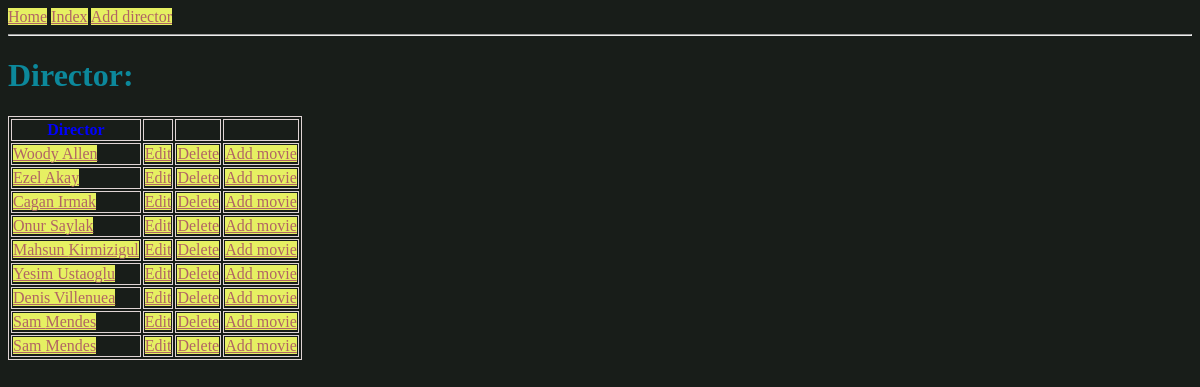
/directors/, run on an earlier commit of the app's database.
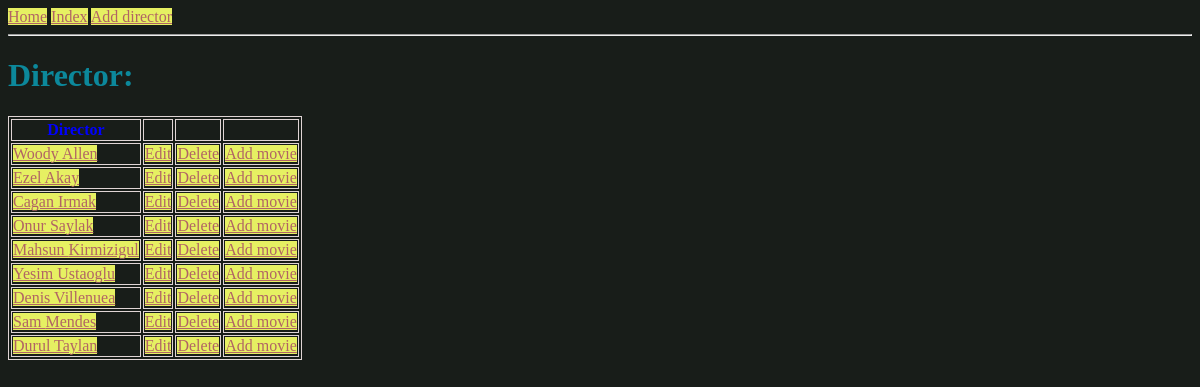
And on a later commit of the database.
### app_director/models.py (models this page shows, shortened)
class Director(models.Model):
    director_name = models.CharField(max_length=30)
    director_surname = models.CharField(max_length=30)
    director_age = models.IntegerField()

### app_director/views.py (the view)
# urls.py: path('', views.index, name='index_page'),
def index(request):
    q = Director.objects.all()
    context = {
        'data':q,
    }
    return render (request, 'app_d/index.html',context)

### templates/app_d/index.html (shortened to what this page needs)
{% extends 'app_d/base.html' %}
{% block content %}
<!DOCTYPE html>
<html lang="en">
<head>
</head>
<body>
    <h1>Director:</h1>
    <table>
        <tr>
            <th>Director</th>
            <th></th>
            <th></th>
            <th></th>
        </tr>
    {% for x in data %}
        <tr>
            <td><a href="{% url 'detail_page' idid=x.pk %}" >{{x.director_name}} {{x.director_surname}}</a></td>
            <td><a href="{% url 'edit_page' yonetmen_no=x.pk %}" >Edit</a></td>
            <td><a href="{% url 'delete_page' delete_id=x.pk %}" >Delete</a></td>
            <td><a href="{% url 'add_movie_page' drextor_id=x.pk %}">Add movie</a></td>
        </tr>
    {% endfor %}
</table>
</body>
</html>
{% endblock %}

### templates/app_d/base.html (shortened to what this page needs)
<!DOCTYPE html>
<html lang="en">
<head>
</head>
<body>
    <a href="{% url 'home_page' %}">Home</a>
    <a href="{% url 'index_page' %}">Index</a>
    <a href="{% url 'add_director_page' %}">Add director</a>
    <hr>
    {% block content %}
    {% endblock %}
</body>
</html>

### templates/app_d/base.html (style rules this page uses)
body { background-color: rgb(24, 29, 25); color: white; }
h1 { color: rgb(12, 136, 155); }
a { background-color: rgb(230, 240, 98); color: rgb(177, 100, 100); stop-color: rgb(100, 150, 50); }
table, th, td { color: blue; border: 1px solid rgb(223, 212, 212); }

What changed in the data, as far as the page shows it:
removed Director: director_name "Sam", director_surname "Mendes"
added Director: director_name "Durul", director_surname "Taylan"
